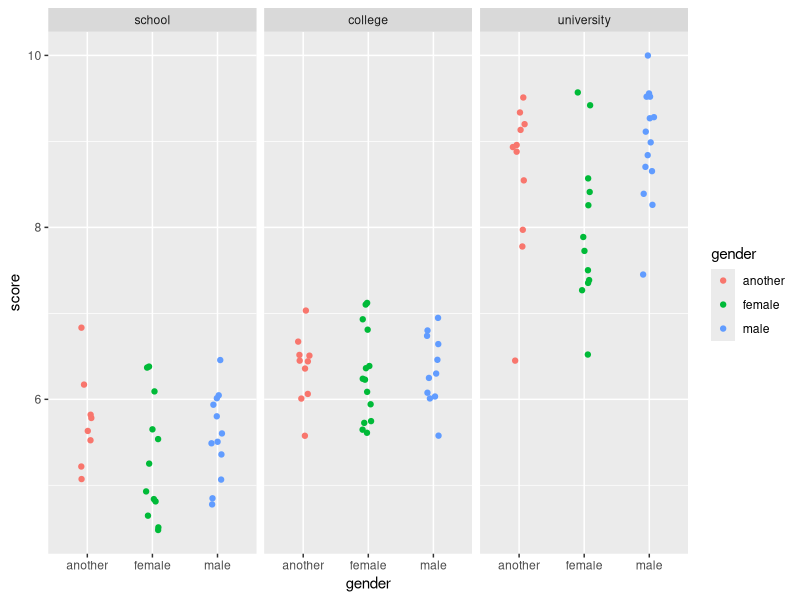
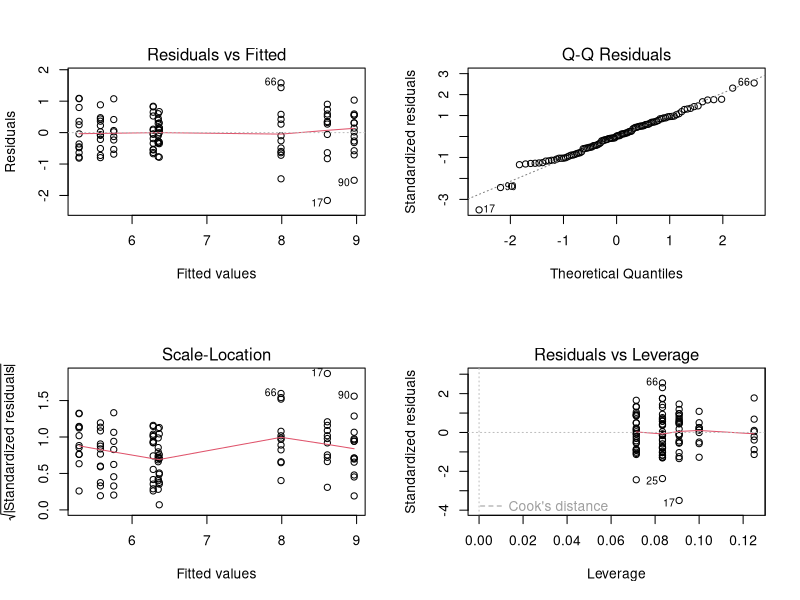
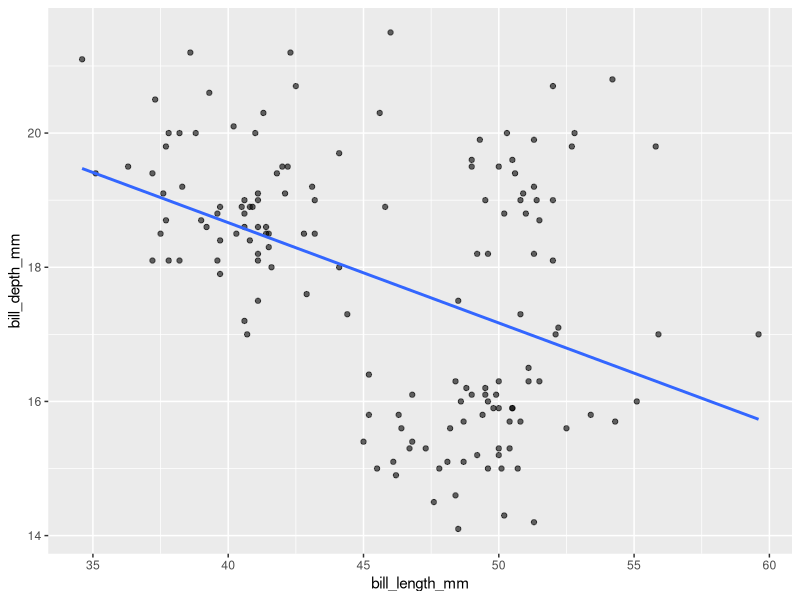
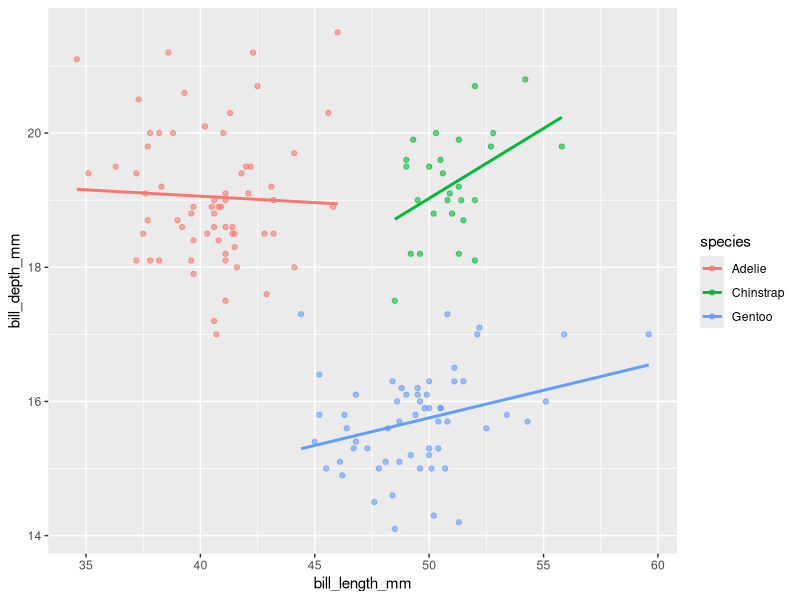
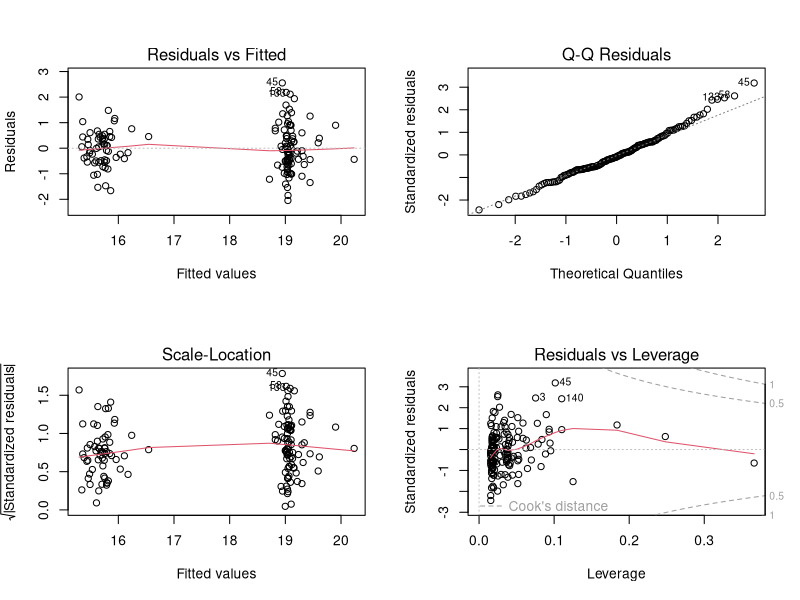

The R script that drew these images, in order:
#question1
library(tidyverse)
jobs <- read_csv('job_satisfaction2.csv')
set.seed(17053777)
my_js <- jobs %>% 
  sample_n(104) %>% 
  mutate(education_level = factor(education_level, 
                                  levels = c("school", "college", "university"))) %>% 
  mutate(gender = factor(gender))


#question2
my_js %>% ggplot(aes( x = gender,
                      y = score, colour = gender )) +
  geom_jitter(width = 0.1) + 
  facet_wrap(~education_level) # does a nice layout :)


#question3
# If there is no interaction between gender and educational level, the difference in score of different gender is the same in different educational group.
# If there is interaction between educational level and gender, the mean score of different gender could be different in different educational level.


#question4
m1 <- lm(score ~ education_level*gender, data=my_js)
summary(m1)
par(mfrow = c(2, 2))
plot(m1)
#NEED TO TALK MORE
# From the graph, we can see there is nothing to worry about although there is a outlier  around the red dash linie below in  Residuals vs Leverage graph.




#question5
anova(m1)
# p-value for the F-test for the interaction between education level and gender is 0.118651, 
# Null hypothesis is that there is no interaction between educational level and gender, p-value is greater than 0.05, so do not reject null hypothesis.
# so we could drop the interaction in the model as there is no evidence of interaction.



#question6
library(palmerpenguins)
male_penguins <- penguins %>% 
  drop_na() %>% 
  filter(sex == "male")
set.seed(17053777)
my_pen_m <- male_penguins %>% sample_n(150)

#question7
my_pen_m %>% ggplot(aes( x = bill_length_mm, y = bill_depth_mm )) +
  geom_point(alpha = 0.6) + 
  geom_smooth(method = lm, se = FALSE)
  # plot the single linear regression line
  # second plot with colored by species.

my_pen_m %>% ggplot(aes( x = bill_length_mm, y = bill_depth_mm, colour = species)) +
  geom_point(alpha = 0.6) + 
  geom_smooth(method = lm, se = FALSE)
# with no species color, there is one line
# but after adding the color of species, there are 3 lines. the relationship between bill depth and bill length is different for 3 species. 
# And we can see there are 3 different groups by different color.
# so that we can avoid a biased assessment of the impact of bill length on bill depth.



#question8
#no interaction
m2 <- lm(bill_depth_mm ~ bill_length_mm + species, data = my_pen_m)
summary(m2)
#with interaction
m3 <- lm(bill_depth_mm ~ bill_length_mm * species, data = my_pen_m)
summary(m3)
# For the model of no interaction, there is a common slope of three species.
# for the model with interaction, there are three different slope. 
# from the graph of 3 different species, we can see only the slope of Adelie is negative, and close to 0 and the slope for other 2 are positive. 
# But from the graph ignoring species, we can see the slope is negative. 



#question9
anova(m2, m3)
# the null hypothesis is that in the population model the coefficient of bill_length:species interaction is 0.
# alternative hypotheses is that in the population model the coefficient of bill_length:species interaction is not 0.


#question10
# adelie : y = 19.82 - 0.02 * bill_length 
# chinstrap : y = 19.82 - 11.21 + ((- 0.02) + 0.23) * bill_length
# Gentoo : y = 19.82 - 8.17 + ((- 0.02) + 0.10) * bill_length


#question11
par(mfrow = c(2, 2))
plot(m3)
# the graph is fine overall
# Why the graph fits the assumption.
# NEED TO TALK MORE HERE
